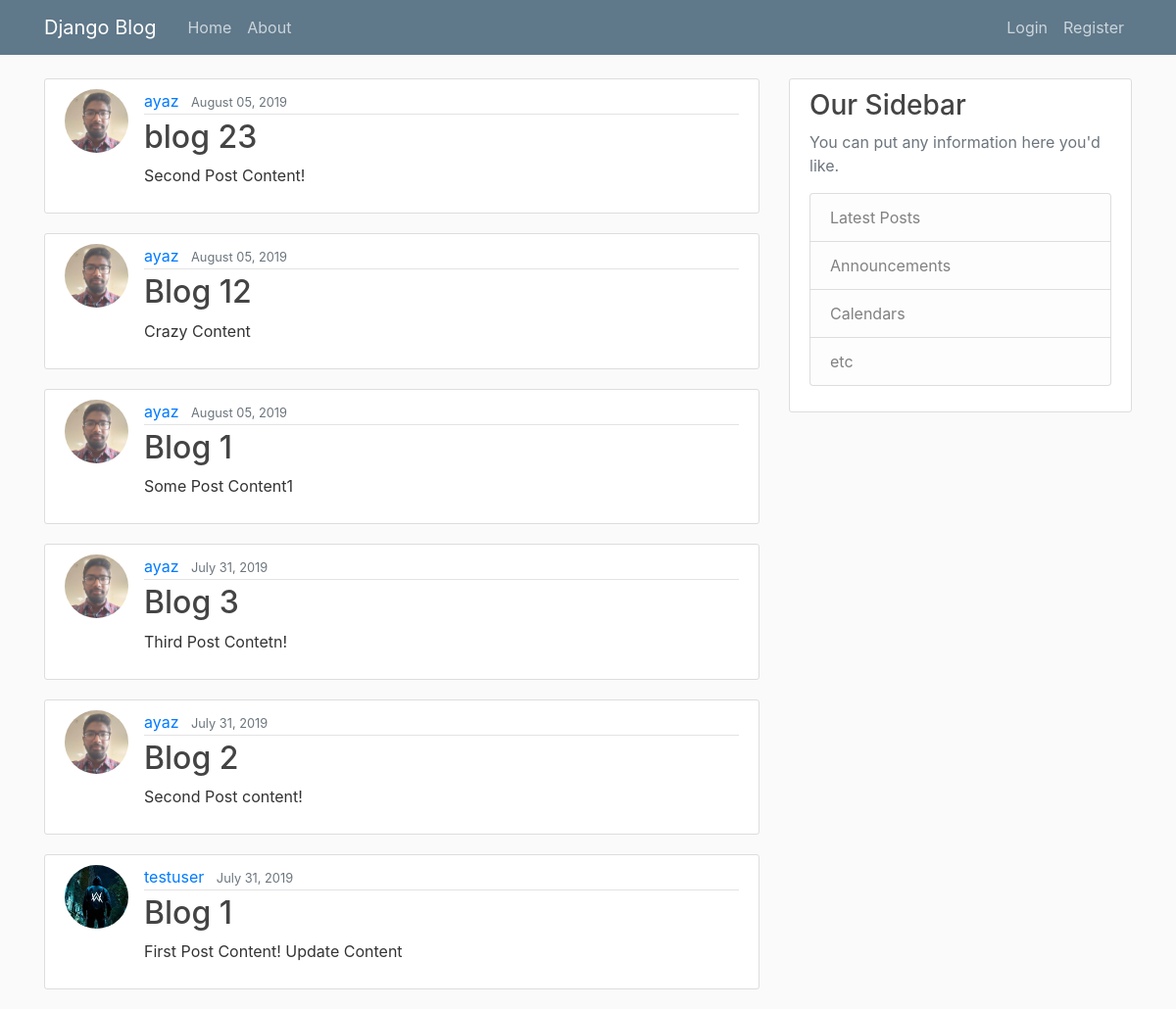
The app's page /, older data.
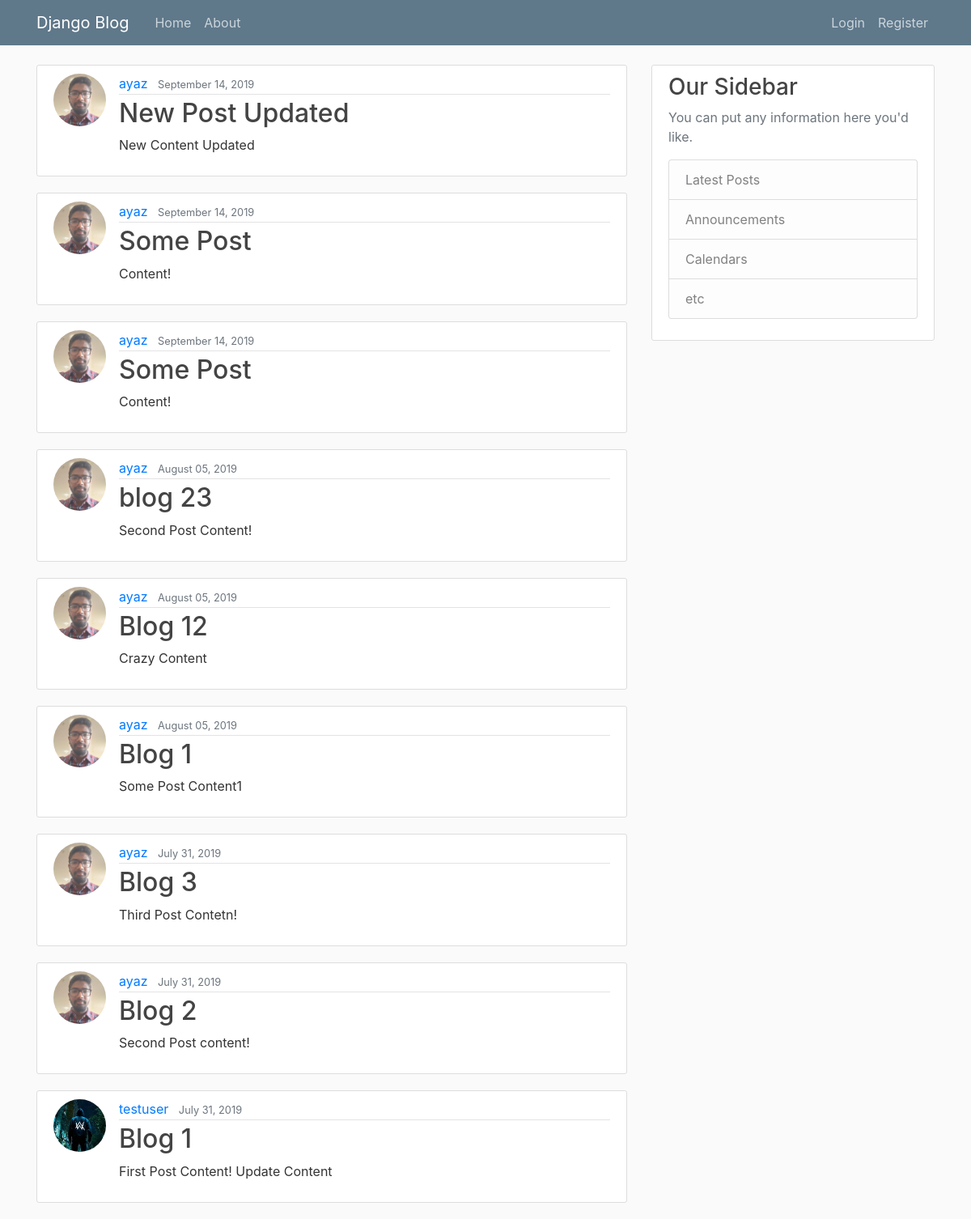
The same page, newer data.
### blog/models.py (models this page shows, shortened)
class Post(models.Model):
	title = models.CharField(max_length=100)
	content = models.TextField()
	date_posted = models.DateTimeField(default=timezone.now)
	author = models.ForeignKey(User, on_delete=models.CASCADE)

### users/models.py (models this page shows, shortened)
class Profile(models.Model):
    user = models.OneToOneField(User, on_delete=models.CASCADE)
    image = models.ImageField(default='default.jpg', upload_to='profile_pics')

### blog/views.py (the view)
# urls.py: path('', PostListView.as_view(), name='blog-home'),
class PostListView(ListView):
	model = Post
	template_name = 'blog/home.html' # <app>/<model>_<viewtype>.html
	context_object_name = 'posts'
	ordering = ['-date_posted']

### blog/templates/blog/home.html
{% extends "blog/base.html" %}
{% block content %}
	{% for post in posts%}
		<article class="media content-section">
		<img class="rounded-circle article-img" src="{{ post.author.profile.image.url }}">
		  <div class="media-body">
		    <div class="article-metadata">
		      <a class="mr-2" href="#">{{ post.author }}</a>
		      <small class="text-muted">{{ post.date_posted | date:"F d, Y" }}</small>
		    </div>
		    <h2><a class="article-title" href="{% url 'post-detail' post.id %}">{{ post.title }}</a></h2>
		    <p class="article-content">{{ post.content }}</p>
		  </div>
		</article>
	{% endfor %}
{% endblock content %}

### blog/templates/blog/base.html (shortened to what this page needs)
{% load static %}
<!DOCTYPE html>
<html>
<head>
    <link rel="stylesheet" href="https://maxcdn.bootstrapcdn.com/bootstrap/4.0.0/css/bootstrap.min.css">
    <link rel="stylesheet" type="text/css" href="{% static 'blog/main.css'%}">
</head>
<body>
	<header class="site-header">
	  <nav class="navbar navbar-expand-md navbar-dark bg-steel fixed-top">
	    <div class="container">
	      <a class="navbar-brand mr-4" href="{% url 'blog-home' %}">Django Blog</a>
	      <div class="collapse navbar-collapse" id="navbarToggle">
	        <div class="navbar-nav mr-auto">
	          <a class="nav-item nav-link" href="{% url 'blog-home' %}">Home</a>
	          <a class="nav-item nav-link" href="{% url 'blog-about' %}">About</a>
	        </div>
	        <div class="navbar-nav">
	        	{% if user.is_authenticated %}
	        		<a class="nav-item nav-link" href="{% url 'post-create' %}">New Post</a>
	        		<a class="nav-item nav-link" href="{% url 'profile' %}">Profile</a>
	        		<a class="nav-item nav-link" href="{% url 'logout' %}">Logout</a>
	        	{% else %}
	          		<a class="nav-item nav-link" href="{% url 'login' %}">Login</a>
	          		<a class="nav-item nav-link" href="{% url 'register' %}">Register</a>
	          	{% endif %}
	        </div>
	      </div>
	    </div>
	  </nav>
	</header>
	<main role="main" class="container">
	  <div class="row">
	    <div class="col-md-8">
	      {% block content %}{% endblock %}
	    </div>
	    <div class="col-md-4">
	      <div class="content-section">
	        <h3>Our Sidebar</h3>
	        <p class='text-muted'>You can put any information here you'd like.
	          <ul class="list-group">
	            <li class="list-group-item list-group-item-light">Latest Posts</li>
	            <li class="list-group-item list-group-item-light">Announcements</li>
	            <li class="list-group-item list-group-item-light">Calendars</li>
	            <li class="list-group-item list-group-item-light">etc</li>
	          </ul>
	        </p>
	      </div>
	    </div>
	  </div>
	</main>
  </body>
</body>
</html>

### blog/static/blog/main.css (style rules this page uses)
body { background: #fafafa; color: #333333; margin-top: 5rem; }
h1, h2, h3, h4, h5, h6 { color: #444444; }
ul { margin: 0; }
.bg-steel { background-color: #5f788a; }
.site-header .navbar-nav .nav-link { color: #cbd5db; }
.content-section { background: #ffffff; padding: 10px 20px; border: 1px solid #dddddd; border-radius: 3px; margin-bottom: 20px; }
.article-title { color: #444444; }
.article-content { white-space: pre-line; }
.article-img { height: 65px; width: 65px; margin-right: 16px; }
.article-metadata { padding-bottom: 1px; margin-bottom: 4px; border-bottom: 1px solid #e3e3e3 }

Row changes from the older to the newer data that the page shows:
added Post: author.profile.image (picture), author "ayaz", date_posted "September 14, 2019", title "New Post Updated", content "New Content Updated"
added Post: author.profile.image (picture), author "ayaz", date_posted "September 14, 2019", title "Some Post", content "Content!"
added Post: author.profile.image (picture), author "ayaz", date_posted "September 14, 2019", title "Some Post", content "Content!"
